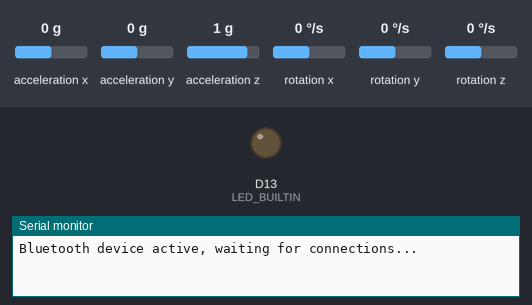
Bench run of a sketch on a simulated Arduino Nano 33 IoT. On the bench: output pins drawn as LEDs (lit = HIGH), the last lines printed to the serial monitor. The test bench sets the inputs (shaded band); at power-on: acceleration x 0 g, acceleration y 0 g, acceleration z 1 g, rotation x 0 °/s, rotation y 0 °/s, rotation z 0 °/s. Nothing arrives over Bluetooth unless stated; a phone connects over Bluetooth LE 3 s after start.

Above: at 0.1 s.
At 3.1 s:
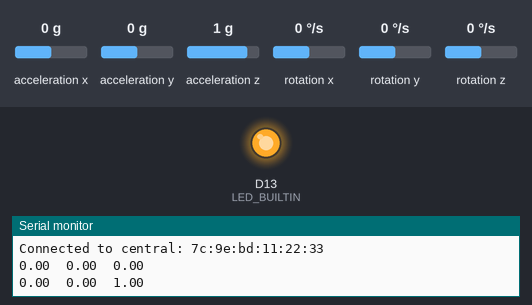
Timing chart, 0 to 4.6 s (numbered marks = the images above):
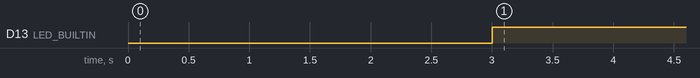

The sketch:

sensor_bluetooth.ino
```cpp
#include <ArduinoBLE.h>
#include <Arduino_LSM6DS3.h>

BLEService sensorService("66df5109-edde-4f8a-a5e1-02e02a69cbd5");
BLEStringCharacteristic xSensorLevel("741c12b9-e13c-4992-8a5e-fce46dec0bff", BLERead | BLENotify,15);
BLEStringCharacteristic ySensorLevel("baad41b2-f12e-4322-9ba6-22cd9ce09832", BLERead | BLENotify,15);
BLEStringCharacteristic zSensorLevel("5748a25d-1834-4c68-a49b-81bf3aeb2e50", BLERead | BLENotify,15);
BLEStringCharacteristic axSensorLevel("3aae57bc-efe5-4a17-8f24-f610b1b985e5", BLERead | BLENotify,15);
BLEStringCharacteristic aySensorLevel("7ad8f8f6-2da4-45a1-adbd-ab5a83351426", BLERead | BLENotify,15);
BLEStringCharacteristic azSensorLevel("7cac39b1-89e0-47be-aaf4-30277f05d763", BLERead | BLENotify,15);

// last sensor data
float oldXLevel = 0;
float oldYLevel = 0;
float oldZLevel = 0;

float a_oldXLevel = 0;
float a_oldYLevel = 0;
float a_oldZLevel = 0;

long previousMillis = 0;
const int ledPin = LED_BUILTIN;

int flexpin_1 = A7; //센서와 연결된 아날로그 핀 설정
int flexpin_2 = A3;
int flexpin_3 = A2;
int flexpin_4 = A1;
int flexpin_5 = A0;

void setup() {
  //Serial.begin(9600); // 시리얼 통신 속도를 9600로 설정.
  Serial.begin(115200);
  while (!Serial);
  pinMode(LED_BUILTIN, OUTPUT);

  if (!IMU.begin()) {
    Serial.println("Failed to initialize IMU!");
    while (1);
  }
   // begin initialization
   if (!BLE.begin()) {
    Serial.println("starting BLE failed!");
    while (1);
  }

 BLE.setLocalName("SLTG_BLE_test");
 BLE.setAdvertisedService(sensorService);
 sensorService.addCharacteristic(xSensorLevel);
 sensorService.addCharacteristic(ySensorLevel);
 sensorService.addCharacteristic(zSensorLevel);
 sensorService.addCharacteristic(axSensorLevel);
 sensorService.addCharacteristic(aySensorLevel);
 sensorService.addCharacteristic(azSensorLevel);

 BLE.addService(sensorService);
 xSensorLevel.writeValue(String(0));
 ySensorLevel.writeValue(String(0));
 zSensorLevel.writeValue(String(0));
 axSensorLevel.writeValue(String(0));
 aySensorLevel.writeValue(String(0));
 azSensorLevel.writeValue(String(0));
 BLE.advertise();
 Serial.println("Bluetooth device active, waiting for connections...");
}

void updateGyroscopeLevel() {
 float x, y, z;

 if (IMU.gyroscopeAvailable()) {
  IMU.readGyroscope(x, y, z);

   if (x != oldXLevel) {
    xSensorLevel.writeValue(String(x));
    oldXLevel = x;
   }

   if (y != oldYLevel) {
    ySensorLevel.writeValue(String(y));
    oldYLevel = y;
   }

   if (z != oldZLevel) {
    zSensorLevel.writeValue(String(z));
    oldZLevel = z;
   }

   Serial.print(x);
   Serial.print('\t');
   Serial.print(y);
   Serial.print('\t');
   Serial.println(z);
   }
}

void updateAccelerationLevel() {
 float x, y, z;

 if (IMU.accelerationAvailable()) {
  IMU.readAcceleration(x, y, z);

   if (x != a_oldXLevel) {
  axSensorLevel.writeValue(String(x));
  a_oldXLevel = x;
   }

   if (y != a_oldYLevel) {
    aySensorLevel.writeValue(String(y));
    a_oldYLevel = y;
   }

   if (z != a_oldZLevel) {
    azSensorLevel.writeValue(String(z));
    a_oldZLevel = z;
   }

   Serial.print(x);
   Serial.print('\t');
   Serial.print(y);
   Serial.print('\t');
   Serial.println(z);
   }
}

void loop() {
  float x, y, z;
  float gx, gy,gz;
  IMU.readAcceleration(x, y, z);
  IMU.readGyroscope(gx,gy,gz);


  BLEDevice central = BLE.central();
  if (central) {
    Serial.print("Connected to central: ");
    Serial.println(central.address());
    digitalWrite(LED_BUILTIN, HIGH);

  while (central.connected()) {
     updateGyroscopeLevel();
     updateAccelerationLevel();
     delay(300);
   }
  digitalWrite(LED_BUILTIN, LOW);
  Serial.print("Disconnected from central: ");
  Serial.println(central.address());
  }
}
```

Measured:
- by itself, D13 (LED_BUILTIN): LOW → HIGH at 3.0 s
